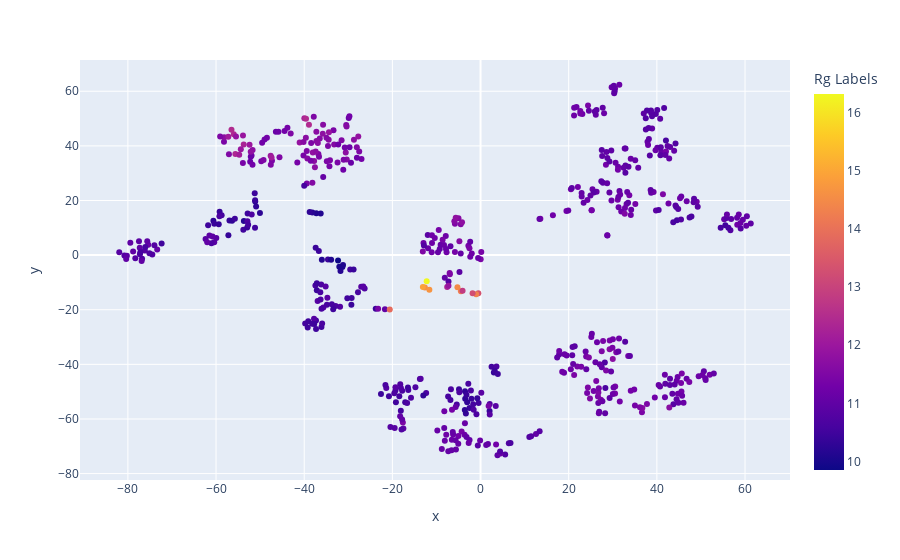

Notebook source saved alongside this figure:
### Code cell
analysis.tsne_scatter_plot_2()

### Figure 1 — Plotly figure (JSON) as saved in the notebook; plotly's stock layout.template omitted (floating-point values rounded to 4 significant figures; data arrays with more than 128 entries replaced by an {"elided": "..."} marker saying what was removed)
{"data": [{"customdata": {"elided": "600x1 int values"}, "hovertemplate": "x=%{x}<br>y=%{y}<br>Row=%{customdata[0]}<br>Rg Labels=%{marker.color}<extra></extra>", "legendgroup": "", "marker": {"color": {"elided": "600 float values"}, "coloraxis": "coloraxis", "symbol": "circle"}, "mode": "markers", "name": "", "orientation": "v", "showlegend": false, "type": "scatter", "x": {"elided": "600 float values"}, "xaxis": "x", "y": {"elided": "600 float values"}, "yaxis": "y"}], "layout": {"coloraxis": {"colorbar": {"title": {"text": "Rg Labels"}}, "colorscale": [[0, "#0d0887"], [0.1111, "#46039f"], [0.2222, "#7201a8"], [0.3333, "#9c179e"], [0.4444, "#bd3786"], [0.5556, "#d8576b"], [0.6667, "#ed7953"], [0.7778, "#fb9f3a"], [0.8889, "#fdca26"], [1, "#f0f921"]]}, "legend": {"tracegroupgap": 0}, "margin": {"t": 60}, "xaxis": {"anchor": "y", "domain": [0, 1], "title": {"text": "x"}}, "yaxis": {"anchor": "x", "domain": [0, 1], "title": {"text": "y"}}}}
